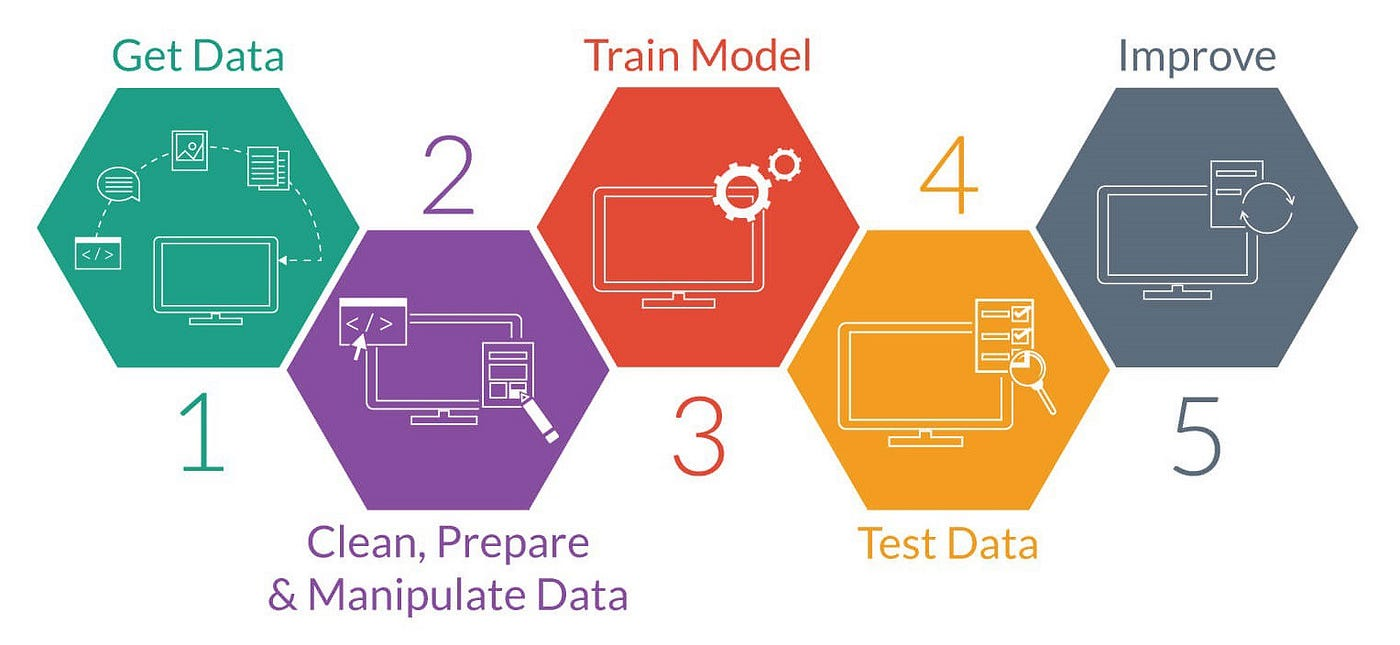
#> input picture image.png, 1400 x 645 px; its folder holds only this picture in this run
$ python -i preprocess.py   (imports and definitions only)
#> lines starting #> are read from the running program, lines starting #| are printed output that depends on the picture
import os

import cv2
import numpy as np
from tqdm import tqdm


def preprocess_image(image_path, output_path, size=(128, 128)):
    # Load image
#> called with image_path = 'image.png', output_path = 'out.png', size = (128, 128)
    img = cv2.imread(image_path)
#> img is the input picture: shape (645, 1400, 3); mean B, G, R 196.5, 201.5, 212.4
    if img is None:
        return

    # Resize image
    img_resized = cv2.resize(img, size, interpolation=cv2.INTER_AREA)
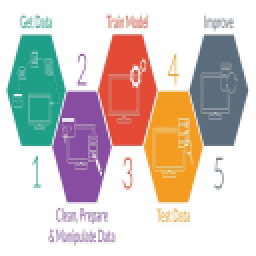
#> img_resized: shape (128, 128, 3) (shown 2 times larger); mean B, G, R 196.5, 201.5, 212.4

    # Convert to grayscale
    img_gray = cv2.cvtColor(img_resized, cv2.COLOR_BGR2GRAY)
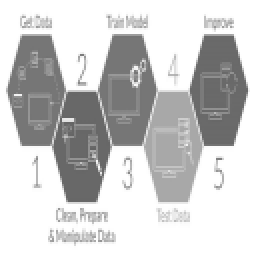
#> img_gray: shape (128, 128) (shown 2 times larger); min 99, max 255, mean 204.2

    # Apply Gaussian Blur to reduce noise
    img_blur = cv2.GaussianBlur(img_gray, (5, 5), 0)
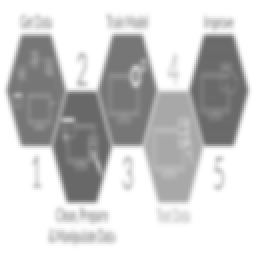
#> img_blur: shape (128, 128) (shown 2 times larger); min 104, max 255, mean 204.2

    # Normalize pixel values
    img_normalized = cv2.normalize(img_blur, None, 0, 255, cv2.NORM_MINMAX)
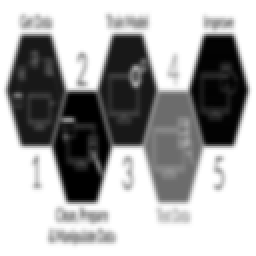
#> img_normalized: shape (128, 128) (shown 2 times larger); min 0, max 255, mean 169.2

    # Save preprocessed image
    cv2.imwrite(output_path, img_normalized)

def preprocess_dataset(input_dir, output_dir, size=(128, 128)):
    if not os.path.exists(output_dir):
        os.makedirs(output_dir)

    classes = ['Empty', 'High', 'Low', 'Medium']  # Adjust these as per your dataset
    for class_name in classes:
        input_class_dir = os.path.join(input_dir, class_name)
        output_class_dir = os.path.join(output_dir, class_name)

        if not os.path.exists(output_class_dir):
            os.makedirs(output_class_dir)

        for img_name in tqdm(os.listdir(input_class_dir), desc=f'Processing {class_name}'):
            input_img_path = os.path.join(input_class_dir, img_name)
            output_img_path = os.path.join(output_class_dir, img_name)
            preprocess_image(input_img_path, output_img_path, size)

# [4 lines not run here, left out]

>>> result = preprocess_image('image.png', 'out.png')
